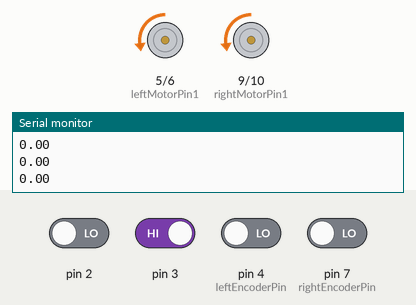
Bench run of a sketch on a simulated Arduino Uno, built with avr-gcc and run on an emulated ATmega328P. Parts: motor-driver pin pairs drawn as motors (green arrow = first pin HIGH = forward, orange = second pin HIGH = backward, longer = more drive), the last lines printed to the serial monitor. The inputs (shaded band) are chosen by the test bench; at power-on: pin 3 HIGH, pin 2, pin 4 (leftEncoderPin), pin 7 (rightEncoderPin) LOW.

Above: at 4.2 s.
4.3 s: pin 2 driven HIGH
At 4.8 s:
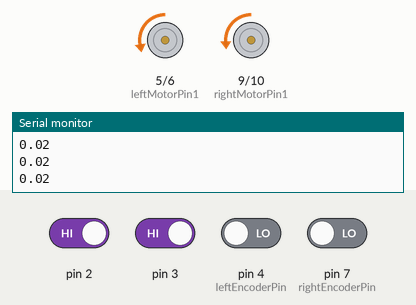
5.8 s: pin 3 driven LOW
At 7.1 s:
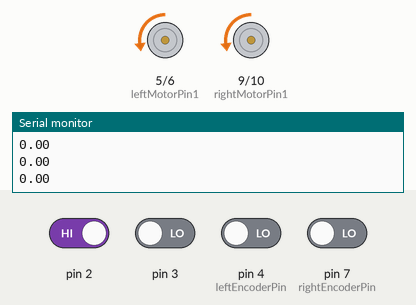
Timing chart, 0 to 8.8 s (numbered marks = the images above; inputs shaded):
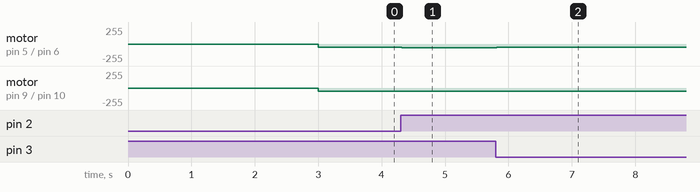

Measured:
- after the input at 4.3 s, motor on pin 5 (leftMotorPin1) / pin 6 (leftMotorPin2): backward 50/255 → backward 54/255 at once; motor on pin 9 (rightMotorPin1) / pin 10 (rightMotorPin2): backward 50/255 → backward 46/255 at once
- after the input at 5.8 s, motor on pin 5 (leftMotorPin1) / pin 6 (leftMotorPin2): backward 54/255 → backward 50/255 at once; motor on pin 9 (rightMotorPin1) / pin 10 (rightMotorPin2): backward 46/255 → backward 50/255 at once

The sketch:

Encoder_drive_straight.ino
```cpp
/*
 * Notes for circuit building:
 * - Left is white wheel, Right is black wheel
 * - LEFT/RIGHT Encoder Pins: A to D2/D3, B to D4/D7
 * - LEFT/RIGHT Motor Pins: M1 to 20f/30e, M2 to 19f/29e ~~~ This is opposite (relative to h-bridge) b/c the wheels are mirrored
 * - LEFT/RIGHT Motor Control Pins: D5/D9 to 22f/27e, D6/D10 to 27f/22e
 * - Make sure Encoder power pin is connected to 5v and not the battery!!!
 * - Make sure to ground the arduino with the battery!!!
 */

int leftInterrupt=0; //Actualy pin 2
int leftEncoderPin=4;
int rightInterrupt=1; //Actually pin 3
int rightEncoderPin=7;

int leftMotorPin1=5;
int leftMotorPin2=6;
int rightMotorPin1=9;
int rightMotorPin2=10;

volatile int leftTicks=0;
volatile int rightTicks=0;

//Speed variables (Units: pulses/microsecond)
volatile int leftSpeed=0;
volatile int rightSpeed=0;

volatile long timer_sampling_interval = 50; //sampling time in microseconds

volatile long timer = 0;
volatile long current_time = 0;

int targetSpeed=50;

float pidOutput=0;

void setup() {
  delay(3000);
  Serial.begin(9600);
  //Initialize pins
  pinMode(leftInterrupt, INPUT);
  pinMode(leftEncoderPin, INPUT);

  pinMode(leftMotorPin1, OUTPUT);
  pinMode(rightMotorPin1, OUTPUT);
  pinMode(leftMotorPin2, OUTPUT);
  pinMode(rightMotorPin2, OUTPUT);

  pinMode(rightInterrupt, INPUT);
  pinMode(rightEncoderPin, INPUT);

  //Attach Interrupts
  attachInterrupt(leftInterrupt, onLeftInterrupt, RISING);
  attachInterrupt(rightInterrupt, onRightInterrupt, FALLING); //Falling the wheels are mirrored on the vehicle

  //Start Timer
  timer = millis();
}

void onLeftInterrupt() {
  //We know that pin1 just switched to LOW
  if(digitalRead(leftEncoderPin)==0){ //Check if pin2 is at low as well
    leftTicks--; //If so, then it is moving forward
  }
  else{
    leftTicks++; //Otherwise, it is moving backwards
  }
}

void onRightInterrupt() {
  //We know that pin1 just switched to LOW
  if(digitalRead(rightEncoderPin)==0){ //Check if pin2 is at low as well
    rightTicks--; //If so, then it is moving forward
  }
  else{
    rightTicks++; //Otherwise, it is moving backwards
  }
}

void driveLeft(float spd){
  int value = spd * 200;
  if (value > 255)
    value = 255;
  if (value < 0)
    value = 0;
  analogWrite(leftMotorPin2, value);
}

void driveRight(float spd){
  int value = spd * 200;
  if (value > 255)
    value = 255;
  if (value < 0)
    value = 0;
  analogWrite(rightMotorPin2, value);
}

/*
float prev_left_error = 0;
float prev_right_error = 0;
float left_error = 0;
float right_error = 0;
float delta_time = 0;
*/
float error = 0 ;
float prev_error = 0;
float P = -10;
float D = -100;
float scale = 500;

float pidControl(float P,float D,float error,float prev_error){
  int delta_error = error - prev_error;
  return P * error + D * delta_error;
}

void loop() {
    error = leftTicks-rightTicks;
    Serial.println(pidOutput);
    pidOutput=pidControl(P,D,error,prev_error)/scale;
    driveLeft(0.25+pidOutput);
    driveRight(0.25-pidOutput);
    prev_error = error;

    /*
    current_time=micros();
    delta_time = current_time-timer;
    if(delta_time>timer_sampling_interval){
      leftSpeed = leftTicks/delta_time;
      rightSpeed = rightTicks/delta_time;
      leftTicks=0;
      rightTicks=0;
      timer = current_time;
    }

    left_error = leftSpeed - targetSpeed;
    right_error = rightSpeed - targetSpeed;

    float leftPID = 0;
    float rightPID = 0;
    float P = -0.2;
    float D = -0.9;

    leftPID = pidControl(P,D,left_error,prev_left_error);
    rightPID = pidControl(P,D,right_error,prev_right_error);
    prev_left_error = left_error;
    prev_right_error = right_error;

    driveLeft(0.25 + leftPID);
    driveRight(0.25 + rightPID); */
}
```

Motors.cpp
```cpp
#include "Arduino.h"
#include "Motors.h"

Motors::Motors(int m_leftMotorPin1, int m_leftMotorPin2, int m_rightMotorPin1, int m_rightMotorPin2,
      int m_leftInterrupt, int m_leftEncoderPin, int m_rightInterrupt, int m_rightEncoderPin)
{
  Serial.begin(9600);

  leftMotorPin1 = m_leftMotorPin1;
  leftMotorPin2 = m_leftMotorPin2;
  rightMotorPin1 = m_rightMotorPin1;
  rightMotorPin2 = m_rightMotorPin2;

  leftInterrupt = m_leftInterrupt;
  leftEncoderPin = m_leftEncoderPin;
  rightInterrupt = m_rightInterrupt;
  rightEncoderPin = m_rightEncoderPin;

  leftTicks = 0;
  rightTicks = 0;
  prev_error = 0;
  prev = 0;
  error = leftTicks - rightTicks;
  delta_error = error - prev_error;
  P = -10;
  D = -100;
  scale = 500;
  pidOutput = 0;

  //Speed variables (Units: pulses/microsecond)
  leftSpeed=0;
  rightSpeed=0;

  timer_sampling_interval = 50; //sampling time in microseconds

  timer = 0;
  current_time = 0;

  targetSpeed=50;


  Serial.print("hello world");

}

void Motors::onLeftInterrupt() {
  //We know that pin1 just switched to LOW
  if(digitalRead(leftEncoderPin)==0){ //Check if pin2 is at low as well
    leftTicks--; //If so, then it is moving forward
  }
  else{
    leftTicks++; //Otherwise, it is moving backwards
  }
}

void Motors::onRightInterrupt() {
  //We know that pin1 just switched to LOW
  if(digitalRead(rightEncoderPin)==0){ //Check if pin2 is at low as well
    rightTicks--; //If so, then it is moving forward
  }
  else{
    rightTicks++; //Otherwise, it is moving backwards
  }
}

void Motors::driveLeft(float spd) {
  int value = spd * 200;
  if (value > 255)
    value = 255;
  if (value < 0)
    value = 0;
  analogWrite(leftMotorPin2, value);
}

void Motors::driveRight(float spd) {
  int value = spd * 200;
  if (value > 255)
    value = 255;
  if (value < 0)
    value = 0;
  analogWrite(rightMotorPin2, value);
}

float Motors::pidControl(float P,float D,float error,float prev_error){
  int delta_error = error - prev_error;
  return P * error + D * delta_error;
}

void Motors::m_run() {
  error = leftTicks-rightTicks;
  Serial.println(pidOutput);
  pidOutput=pidControl(P,D,error,prev_error)/scale;
  driveLeft(0.25+pidOutput);
  driveRight(0.25-pidOutput);
  prev_error = error;
}
```

Motors.h
```cpp
/*
  Motors.h - Library for using two motors.
  Created by Baemax.
*/

#ifndef Motors_h
#define Motors_h

//#include "Arduino.h"

class Motors {
  private:
    volatile int leftTicks;
    volatile int rightTicks;
    int prev_error;
    int prev;
    int error;
    int delta_error;
    float P;
    float D;
    float scale;
    float pidOutput;

    //Speed variables (Units: pulses/microsecond)
    volatile int leftSpeed;
    volatile int rightSpeed;

    volatile long timer_sampling_interval; //sampling time in microseconds

    volatile long timer;
    volatile long current_time;

    int targetSpeed;


    int leftMotorPin1;
    int leftMotorPin2;
    int rightMotorPin1;
    int rightMotorPin2;
    int leftInterrupt;
    int leftEncoderPin;
    int rightInterrupt;
    int rightEncoderPin;


  public:
    Motors(int m_leftMotorPin1, int m_leftMotorPin2, int m_rightMotorPin1, int m_rightMotorPin2,
      int m_leftInterrupt, int m_leftEncoderPin, int m_rightInterrupt, int m_rightEncoderPin);

    void onLeftInterrupt();

    void onRightInterrupt();

    void driveLeft(float spd);

    void driveRight(float spd);

    float pidControl(float P,float D,float error,float prev_error);

    void m_run();
};

#endif
```
